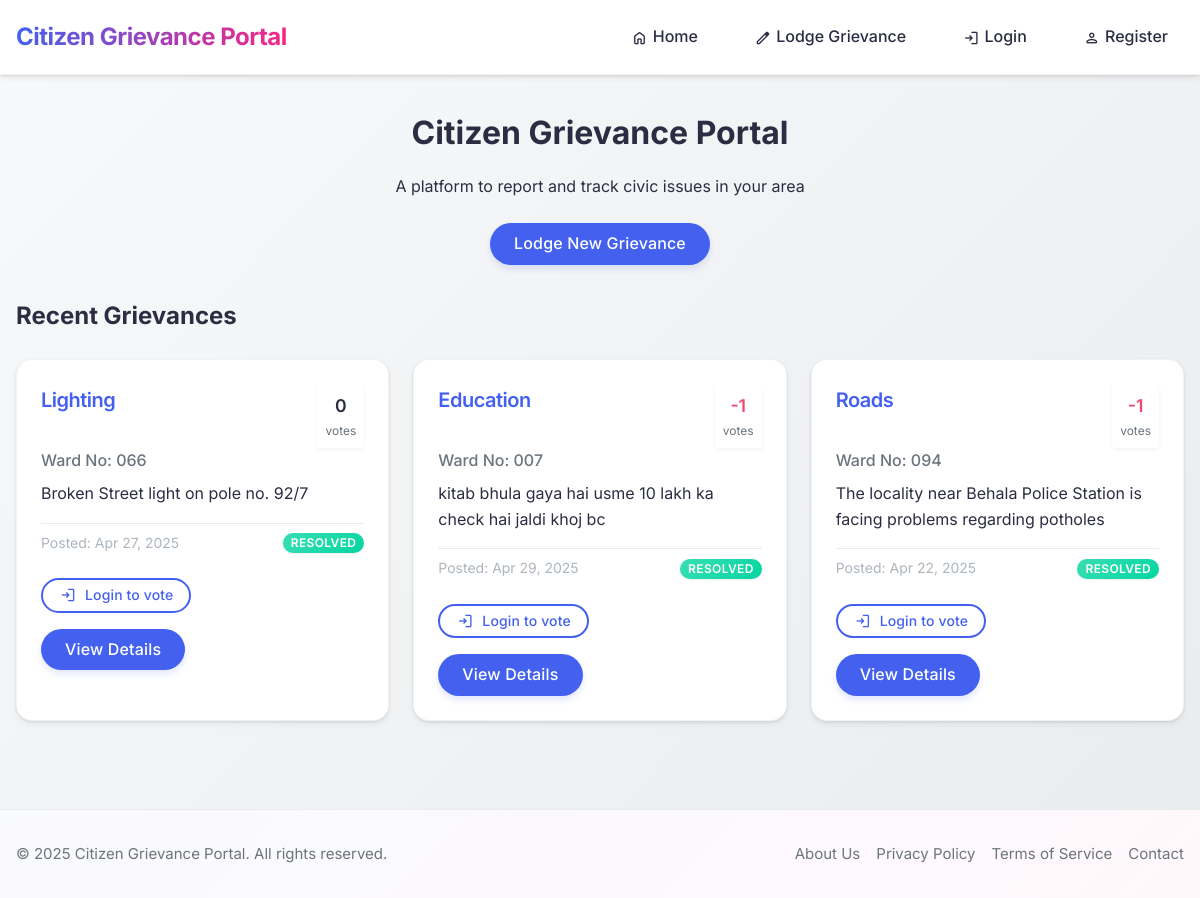
The page / on the database its author committed.
### citizen/models.py (models this page shows, shortened)
class Post(models.Model):
    host = models.ForeignKey(User, on_delete = models.SET_NULL, null = True)
    dept = models.ForeignKey(dept, on_delete = models.SET_NULL, null = True)
    ward_no = models.ForeignKey(ward_no, on_delete = models.SET_NULL, null=True)
    description = models.TextField(null=True, blank=True)
    image = models.ImageField(null=True, blank=True, upload_to='images/')
    created = models.DateTimeField(auto_now_add=True)
    status = models.ForeignKey(status, on_delete= models.SET_NULL, null=True)
    class Meta:
        ordering = ['-created']

class dept(models.Model):
    name = models.CharField(max_length=100)
    def __str__(self):
        return self.name

class ward_no(models.Model):
    name = models.CharField(max_length=3)
    def __str__(self):
        return self.name

class status(models.Model):
    name = models.CharField(max_length=100)
    def __str__(self):
        return self.name

### citizen/views.py (the view)
# urls.py: 2. Add a URL to urlpatterns:  path('', views.home, name='home')
def home(request):
    posts = Post.objects.all().annotate(vote_count=Coalesce(Sum('votes__value'), 0)).order_by('-vote_count', '-created')
    user_votes = {}
    if request.user.is_authenticated:
        votes = Vote.objects.filter(user=request.user)
        for vote in votes:
            user_votes[vote.post_id] = vote.value
    context = {
        'posts': posts,
        'user_votes': user_votes
    }
    return render(request, 'citizen/home.html', context)

### citizen/templates/citizen/home.html (shortened to what this page needs)
{% extends 'header.html' %}
{% load citizen_extras %}
{% block content %}
<div class="mb-4">
    <div class="text-center mb-4">
        <h1 class="mb-2">Citizen Grievance Portal</h1>
        <p class="mb-3">A platform to report and track civic issues in your area</p>
        <a href="{% url 'lodge_grevance' %}" class="btn btn-primary">Lodge New Grievance</a>
    </div>
    <div class="mb-3">
        <h2 class="mb-3">Recent Grievances</h2>
        <div class="posts-container">
            {% for post in posts %}
            <div class="card">
                <div class="card-header">
                    <h3 class="card-title">{{ post.dept }}</h3>
                    <div class="vote-indicator">
                        <span class="vote-count {% if post.vote_count > 0 %}positive{% elif post.vote_count < 0 %}negative{% endif %}" id="vote-total-{{ post.id }}">
                            {{ post.vote_count|default:"0" }}
                        </span>
                        <span class="vote-label">votes</span>
                    </div>
                </div>
                <h4 class="card-subtitle">Ward No: {{ post.ward_no }}</h4>
                <p class="card-text">{{ post.description|truncatewords:20 }}</p>
                <div class="card-meta">
                    <span>Posted: {{ post.created|date:"M d, Y" }}</span>
                    {% if post.status %}
                    <span class="badge badge-{{ post.status.name|lower }}">{{ post.status }}</span>
                    {% endif %}
                </div>
                <div class="vote-actions mt-3">
                    <div class="vote-buttons">
                        {% if request.user.is_authenticated %}
                        <button class="vote-btn upvote-btn {% if user_votes|get_item:post.id == 1 %}active{% endif %}"
                                data-post-id="{{ post.id }}"
                                data-vote-type="upvote">
                            <span class="icon icon-arrow-up"></span>
                            <span class="vote-count-small">{{ post.get_upvote_count }}</span>
                        </button>
                        <button class="vote-btn downvote-btn {% if user_votes|get_item:post.id == -1 %}active{% endif %}"
                                data-post-id="{{ post.id }}"
                                data-vote-type="downvote">
                            <span class="icon icon-arrow-down"></span>
                            <span class="vote-count-small">{{ post.get_downvote_count }}</span>
                        </button>
                        {% else %}
                        <a href="{% url 'login' %}?next={{ request.path }}" class="btn btn-sm btn-outline">
                            <span class="icon icon-login icon-sm"></span> Login to vote
                        </a>
                        {% endif %}
                    </div>
                </div>
                <div class="mt-2">
                    <a href="{% url 'view_grevance' post.id %}" class="btn btn-animated">View Details</a>
                </div>
            </div>
            {% empty %}
            <div class="text-center p-4">
                <h3>No grievances have been reported yet</h3>
                <p class="mb-3">Be the first to report an issue in your area</p>
                <a href="{% url 'lodge_grevance' %}" class="btn btn-primary">Lodge New Grievance</a>
            </div>
            {% endfor %}
        </div>
    </div>
</div>
{% endblock content %}

### templates/header.html (shortened to what this page needs)
<!DOCTYPE html>
<html lang="en">
<head>
    {% load static %}
    <link rel="stylesheet" href="{% static 'css/main.css' %}">
    <link rel="stylesheet" href="{% static 'css/forms.css' %}">
    <link rel="stylesheet" href="{% static 'css/responsive.css' %}">
    <link rel="stylesheet" href="{% static 'css/icons.css' %}">
</head>
<body>
    <header class="header">
        <div class="container header-content">
            <div class="logo">
                <a href="{% url 'home' %}">Citizen Grievance Portal</a>
            </div>
            <nav>
                <div class="nav-links">
                    <a href="{% url 'home' %}"><span class="icon icon-home icon-sm"></span> Home</a>
                    <a href="{% url 'lodge_grevance' %}"><span class="icon icon-edit icon-sm"></span> Lodge Grievance</a>
                    {% if request.user.is_authenticated %}
                    <a href="{% url 'my_complaints' %}"><span class="icon icon-list icon-sm"></span> My Complaints</a>
                    <a href="{% url 'logout' %}"><span class="icon icon-logout icon-sm"></span> Logout</a>
                    {% else %}
                    <a href="{% url 'login' %}"><span class="icon icon-login icon-sm"></span> Login</a>
                    <a href="{% url 'register' %}"><span class="icon icon-person icon-sm"></span> Register</a>
                    {% endif %}
                </div>
            </nav>
        </div>
    </header>
    <main class="main-content">
        <div class="container">
            {% block content %}{% endblock %}
        </div>
    </main>
    <footer class="footer">
        <div class="container footer-content">
            <div class="footer-text">
                &copy; {% now "Y" %} Citizen Grievance Portal. All rights reserved.
            </div>
            <div class="footer-links">
                <a href="#">About Us</a>
                <a href="#">Privacy Policy</a>
                <a href="#">Terms of Service</a>
                <a href="#">Contact</a>
            </div>
        </div>
    </footer>
</body>
</html>

### citizen/templates/citizen/home.html (style rules this page uses)
.card { transition: transform 0.3s ease, box-shadow 0.3s ease; overflow: hidden; position: relative; }
.card::before { content: ''; position: absolute; top: 0; left: 0; width: 100%; height: 4px; background: linear-gradient(90deg, var(--primary-color), var(--secondary-color)); transform: scaleX(0); transform-origin: left; transition: transform 0.3s ease; }
.card-header { display: flex; justify-content: space-between; align-items: flex-start; }
.vote-indicator { display: flex; flex-direction: column; align-items: center; background-color: var(--bg-light); padding: 0.5rem; border-radius: var(--border-radius-sm); box-shadow: 0 2px 4px rgba(0, 0, 0, 0.05); }
.vote-count { font-weight: 600; font-size: 1.1rem; }
.vote-count.negative { color: var(--danger-color); }
.vote-label { font-size: 0.75rem; color: var(--text-light); }
.btn-animated { position: relative; overflow: hidden; z-index: 1; }
.btn-animated::after { content: ''; position: absolute; bottom: 0; left: 0; width: 100%; height: 100%; background-color: rgba(255, 255, 255, 0.1); transform: scaleX(0); transform-origin: right; transition: transform 0.3s ease; z-index: -1; }
.vote-actions { display: flex; justify-content: flex-start; margin-bottom: 1rem; }
.vote-buttons { display: flex; gap: 0.75rem; }

### rows shown on the page
Post: dept "Lighting", vote_count "0", ward_no "066", description "Broken Street light on pole no. 92/7", created "Apr 27, 2025", status "RESOLVED"
Post: dept "Education", vote_count "-1", ward_no "007", description "kitab bhula gaya hai usme 10 lakh ka check hai jaldi khoj bc", created "Apr 29, 2025", status "RESOLVED"
Post: dept "Roads", vote_count "-1", ward_no "094", description "The locality near Behala Police Station is facing problems regarding potholes", created "Apr 22, 2025", status "RESOLVED"
